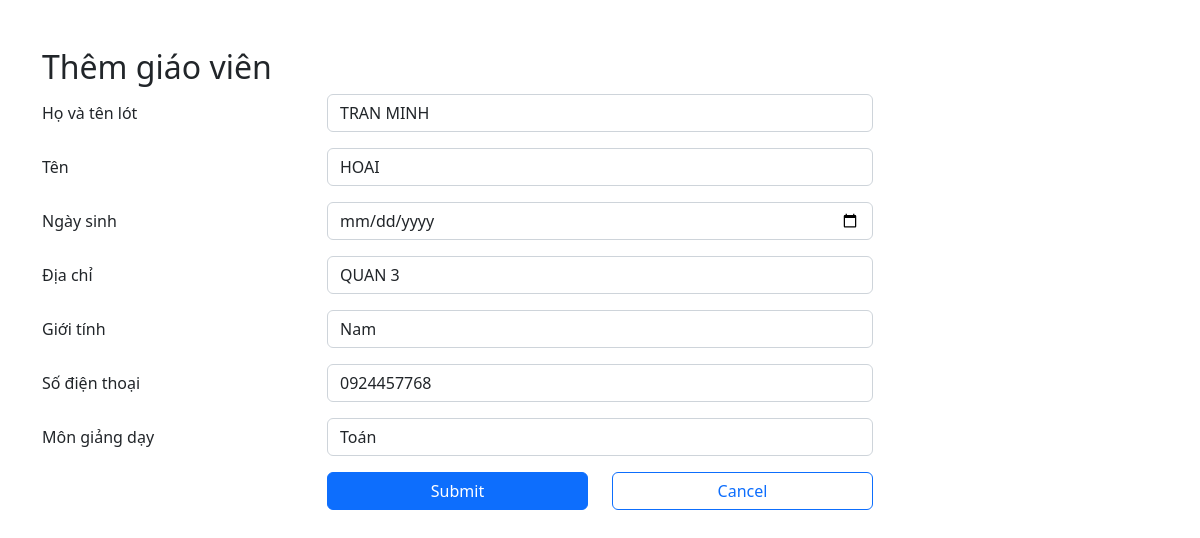
The app's page /SecondarySchool/GV/UpdateGV.php?CCCD=102 with its own data.
### tables this page shows
CREATE TABLE GiaoVien (
CCCD          VARCHAR(12)    PRIMARY KEY,
HO_VA_TENLOT  VARCHAR(30) NOT NULL, 
TEN           VARCHAR(30) NOT NULL, 
Bdate         DATE, 
Address       VARCHAR(30) NOT NULL, 
Sex           VARCHAR(5), 
PhoneNumber   VARCHAR(10), 
MonGiangDay   VARCHAR(10)
);

### SecondarySchool/GV/UpdateGV.php (the view, shortened to what this page needs)
<?php
  $servername = "localhost";
  $username = "root";
  $password = "";
  $database = "TruongTHCS";
 $connection = new mysqli($servername, $username, $password, $database);
 $HO_VA_TENLOT = "";
 $TEN = "";
 $Bdate = "";
 $Address = "";
 $Sex = "";
 $PhoneNumber = "";
 $MonGiangDay = "";
    if ($_SERVER['REQUEST_METHOD'] == 'GET'){
        $CCCD = $_GET["CCCD"];
        $sql = "SELECT * FROM GIAOVIEN WHERE CCCD = '$CCCD' ";
        $result = $connection->query($sql);
        $row = $result->fetch_assoc();
        $HO_VA_TENLOT = $row["HO_VA_TENLOT"];
        $TEN = $row["TEN"];
        $Bdate = $row["Bdate"];
        $Address = $row["Address"];
        $Sex = $row["Sex"];
        $PhoneNumber = $row["PhoneNumber"];
        $MonGiangDay = $row["MonGiangDay"];
    }
?>
<!DOCTYPE html>
<html>
<head>
    <link rel="stylesheet"
          href="https://cdn.jsdelivr.net/npm/bootstrap@5.2.3/dist/css/bootstrap.min.css">
</head>
<body>
    <div class = "container my-5">
        <h2> Thêm giáo viên </h2>
        <form method = "post">
            <div class = "row mb-3">
                <label class = "col-sm-3 col-form-label"> Họ và tên lót </label>
                <div class = "col-sm-6">
                    <input type = "text" class = "form-control" placeholder = "Phan Trọng"name = "HO_VA_TENLOT" value = "<?php echo $HO_VA_TENLOT; ?>">
                </div>
            </div>
            <div class = "row mb-3">
                <label class = "col-sm-3 col-form-label"> Tên </label>
                <div class = "col-sm-6">
                    <input type = "text" class = "form-control" placeholder = "Nhân" name = "TEN" value = "<?php echo $TEN; ?>">
                </div>
            </div>
            <div class = "row mb-3">
                <label class = "col-sm-3 col-form-label"> Ngày sinh </label>
                <div class = "col-sm-6">
                    <input type = "date" class = "form-control" name = "Bdate" value = "<?php echo $Bdate; ?>">
                </div>
            </div>
            <div class = "row mb-3">
                <label class = "col-sm-3 col-form-label"> Địa chỉ </label>
                <div class = "col-sm-6">
                    <input type = "text" class = "form-control" placeholder = "Quận 10" name = "Address" value = "<?php echo $Address; ?>">
                </div>
            </div>
            <div class = "row mb-3">
                <label class = "col-sm-3 col-form-label"> Giới tính </label>
                <div class = "col-sm-6">
                <select id="Gender" input type = "select"  class = "form-control" name = "Sex" value = "<?php echo $Sex; ?>">
  <option value="NAM">Nam</option>
</select>
                </div>
            </div>
            <div class = "row mb-3">
                <label class = "col-sm-3 col-form-label"> Số điện thoại </label>
                <div class = "col-sm-6">
                    <input type = "text" class = "form-control" placeholder= "0969241768" name = "PhoneNumber" value = "<?php echo $PhoneNumber; ?>">
                </div>
            </div>
            <div class = "row mb-3">
                <label class = "col-sm-3 col-form-label"> Môn giảng dạy</label>
                <div class = "col-sm-6">
                    <select id="MonHoc" input type = "select"  class = "form-control" name = "MonGiangDay" value = "<?php echo $MonGiangDay; ?>" >
  <option value="TOAN">Toán</option>
</select>
                </div>
            </div>
            <div class = "row mb-3">
                <div class = "offset-sm-3 col-sm-3 d-grid">
                        <button type = "submit"  class = "btn btn-primary"> Submit
                </div>
                <div class = "col-sm-3 d-grid">
                 <a class="btn btn-outline-primary" href = "/SecondarySchool/GV/index.php" role = "button"> Cancel</a>
                </div>
            </div>
    </div>
    </body>
</html>

### records on screen
giaovien: HO_VA_TENLOT "TRAN MINH", TEN "HOAI", Address "QUAN 3", Sex "Nam", PhoneNumber "0924457768", MonGiangDay "Toán"
